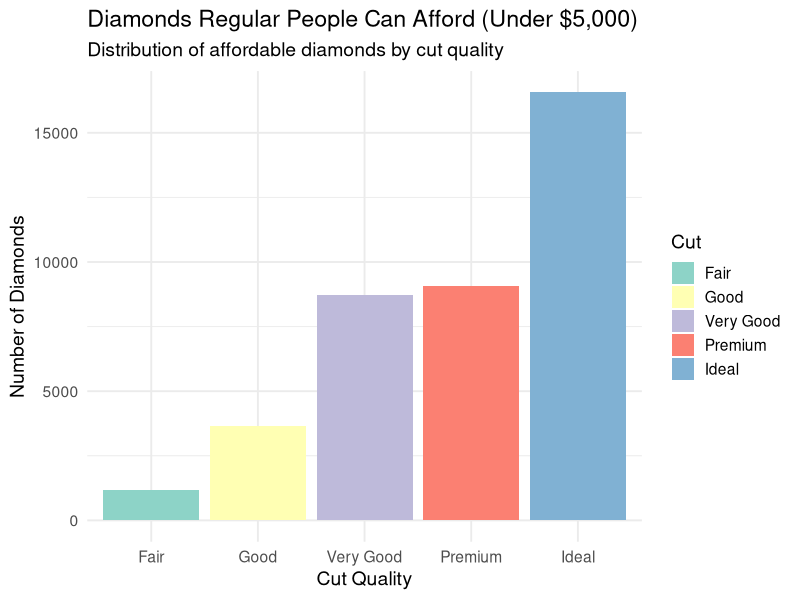
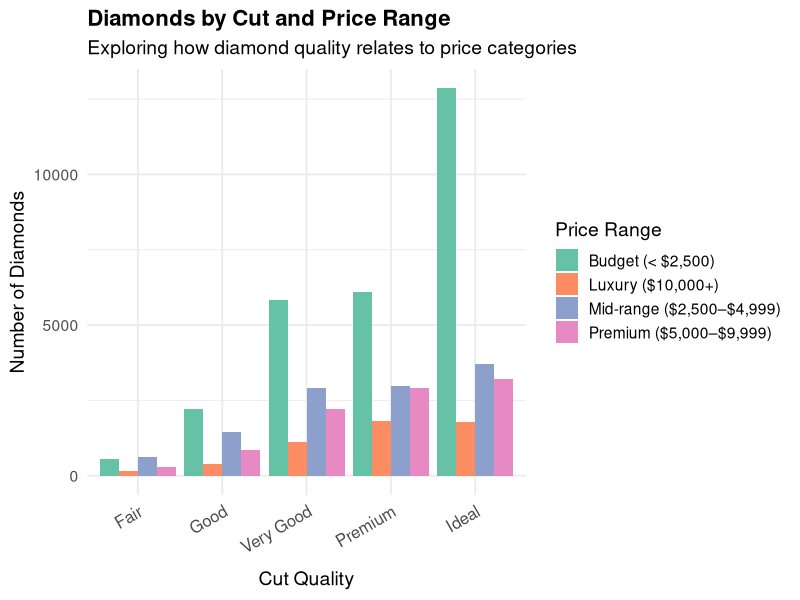
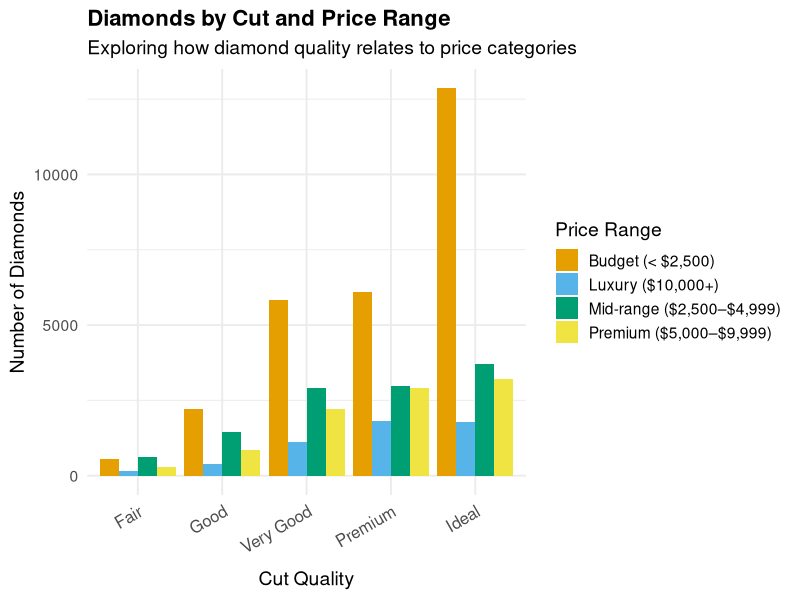

Write R code to recreate these figures, in order.
## ---- chunk 1
#| echo: false
# Load ggplot2
library(ggplot2)

# Filter for "affordable" diamonds (under $5,000)
affordable_diamonds <- subset(diamonds, price < 5000)

# Create a bar chart showing count of affordable diamonds by cut
ggplot(affordable_diamonds, aes(x = cut, fill = cut)) +
  geom_bar() +
  scale_fill_brewer(palette = "Set3") +
  labs(
    title = "Diamonds Regular People Can Afford (Under $5,000)",
    subtitle = "Distribution of affordable diamonds by cut quality",
    x = "Cut Quality",
    y = "Number of Diamonds",
    fill = "Cut"
  ) +
  theme_minimal(base_size = 14)
## ---- chunk 2
# Load libraries
library(ggplot2)
library(dplyr)

# Create neutral price categories
diamonds_price_cat <- diamonds %>%
  mutate(
    price_category = case_when(
      price < 2500 ~ "Budget (< $2,500)",
      price < 5000 ~ "Mid-range ($2,500–$4,999)",
      price < 10000 ~ "Premium ($5,000–$9,999)",
      TRUE ~ "Luxury ($10,000+)"
    )
  )

# Bar chart with improved x-axis label spacing
ggplot(diamonds_price_cat, aes(x = cut, fill = price_category)) +
  geom_bar(position = "dodge") +
  scale_fill_brewer(palette = "Set2") +
  labs(
    title = "Diamonds by Cut and Price Range",
    subtitle = "Exploring how diamond quality relates to price categories",
    x = "Cut Quality",
    y = "Number of Diamonds",
    fill = "Price Range"
  ) +
  theme_minimal(base_size = 14) +
  theme(
    axis.text.x = element_text(angle = 30, hjust = 1, vjust = 1, size = 12),
    axis.title.x = element_text(margin = margin(t = 10)),
    plot.title = element_text(face = "bold", size = 16)
  )
## ---- chunk 3
# Load libraries
library(ggplot2)
library(dplyr)

# Create price categories
diamonds_price_cat <- diamonds %>%
  mutate(
    price_category = case_when(
      price < 2500 ~ "Budget (< $2,500)",
      price < 5000 ~ "Mid-range ($2,500–$4,999)",
      price < 10000 ~ "Premium ($5,000–$9,999)",
      TRUE ~ "Luxury ($10,000+)"
    )
  )

# Define a color-blind–friendly palette (Okabe–Ito)
okabe_ito <- c(
  "#E69F00", # orange
  "#56B4E9", # sky blue
  "#009E73", # bluish green
  "#F0E442"  # yellow
)

# Create the bar chart
ggplot(diamonds_price_cat, aes(x = cut, fill = price_category)) +
  geom_bar(position = "dodge") +
  scale_fill_manual(values = okabe_ito) +
  labs(
    title = "Diamonds by Cut and Price Range",
    subtitle = "Exploring how diamond quality relates to price categories",
    x = "Cut Quality",
    y = "Number of Diamonds",
    fill = "Price Range"
  ) +
  theme_minimal(base_size = 14) +
  theme(
    axis.text.x = element_text(angle = 30, hjust = 1, vjust = 1, size = 12),
    axis.title.x = element_text(margin = margin(t = 10)),
    plot.title = element_text(face = "bold", size = 16),
    legend.position = "right"
  )
